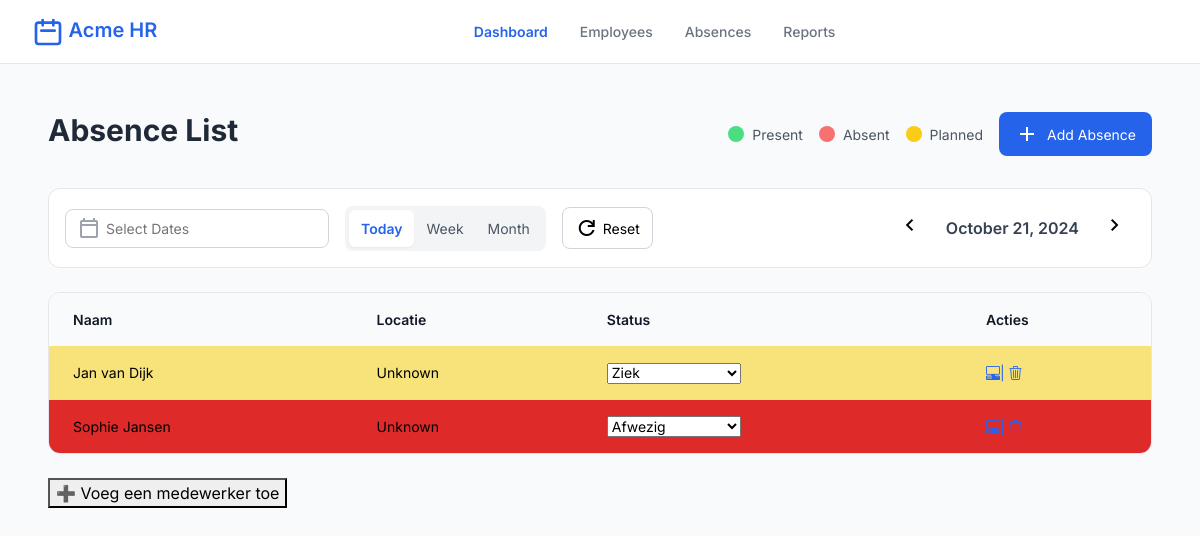
The app's page /dagplanning.php, older data.
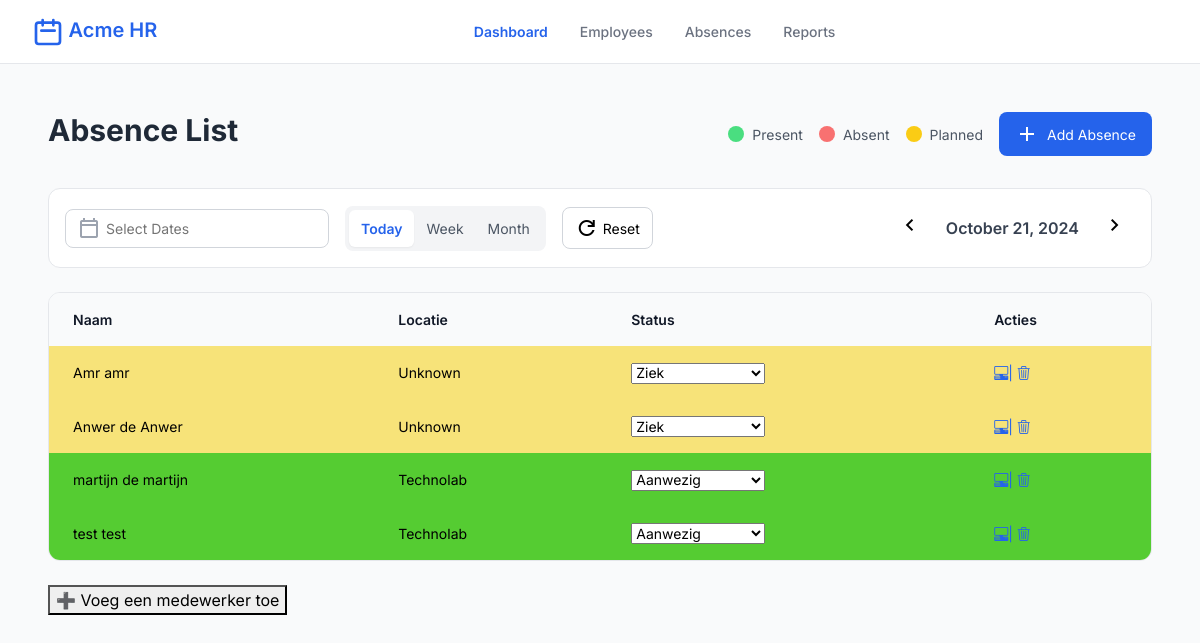
The same page, newer data.
### tables this page shows
CREATE TABLE `werknemers` (
  `id` int(11) NOT NULL,
  `voornaam` varchar(50) NOT NULL,
  `tussenvoegsel` varchar(20) DEFAULT NULL,
  `achternaam` varchar(50) NOT NULL,
  `email` varchar(100) NOT NULL,
  `werkdag_ma` tinyint(1) DEFAULT 0,
  `werkdag_di` tinyint(1) DEFAULT 0,
  `werkdag_wo` tinyint(1) DEFAULT 0,
  `werkdag_do` tinyint(1) DEFAULT 0,
  `werkdag_vr` tinyint(1) DEFAULT 0,
  `sector` varchar(50) NOT NULL,
  `BHV` tinyint(1) DEFAULT 0,
  `status` enum('Ziek','Aanwezig','Op de school','Afwezig','Eefetjes Afwezig') DEFAULT 'Aanwezig'
);

### dagplanning.php (the view, shortened to what this page needs)
<?php
try {
    $db = new PDO("mysql:host=localhost;dbname=technolab-dashboard", "root", "");
    $db->setAttribute(PDO::ATTR_ERRMODE, PDO::ERRMODE_EXCEPTION);
} catch (PDOException $e) {
    die("Fout!: " . $e->getMessage());
}
$today = date('N');
if ($today >= 1 && $today <= 5) {
    $db->exec("UPDATE werknemers SET status = 'Afwezig' WHERE status NOT IN ('Ziek','Eefetjes Afwezig','Op de school')");
}
$stmt = $db->query("SELECT id, voornaam, tussenvoegsel, achternaam, status FROM werknemers");
$werknemers = $stmt->fetchAll(PDO::FETCH_ASSOC);
$stmt = $db->query("
    SELECT id, voornaam, tussenvoegsel, achternaam, status
    FROM werknemers
    ORDER BY achternaam ASC, voornaam ASC
");
$werknemers = $stmt->fetchAll(PDO::FETCH_ASSOC);
?>
<!DOCTYPE html>
<html lang="en">
<head>
    <link href="https://cdn.jsdelivr.net/npm/bootstrap@5.3.8/dist/css/bootstrap.min.css" rel="stylesheet">
    <link rel="stylesheet" href="https://cdn.jsdelivr.net/npm/bootstrap-icons@1.13.1/font/bootstrap-icons.min.css">
    <link href="https://cdn.jsdelivr.net/npm/bootstrap@5.3.3/dist/css/bootstrap.min.css" rel="stylesheet">
  <link rel="stylesheet" href="css/dagplanning.css"/>
</head>
<body>
  <div class="app">
    <header class="header">
      <div class="logo-container">
        <a href="#" class="logo-link">
          <svg class="logo-icon" fill="none" stroke="currentColor" viewBox="0 0 24 24"
            xmlns="http://www.w3.org/2000/svg">
            <path d="M8 7V3m8 4V3m-9 8h10M5 21h14a2 2 0 002-2V7a2 2 0 00-2-2H5a2 2 0 00-2 2v12a2 2 0 002 2z"
              stroke-linecap="round" stroke-linejoin="round" stroke-width="2"></path>
          </svg>
          <span class="logo-text">Acme HR</span>
        </a>
      </div>
      <nav class="nav">
        <a href="dagplanning.php"class="active">Dashboard</a>
        <a href="#">Employees</a>
        <a href="absent.php" >Absences</a>
        <a href="#">Reports</a>
      </nav>
      <div class="user-actions">
        <button class="icon-btn">
           </div>
    </header>
    <main class="main">
      <div class="page-header">
        <h1>Absence List</h1>
        <div class="status-legend">
          <div class="status"><span class="dot present"></span>Present</div>
          <div class="status"><span class="dot absent"></span>Absent</div>
          <div class="status"><span class="dot planned"></span>Planned</div>
          <button class="btn-primary">
               <span class="material-symbols-outlined">add</span> Add Absence
          </button>
        </div>
      </div>
      <div class="toolbar">
        <div class="toolbar-left">
          <div class="date-input">
            <span class="material-symbols-outlined icon">calendar_today</span>
            <input type="text" placeholder="Select Dates">
          </div>
          <div class="toggle-group">
            <button class="toggle active">Today</button>
              <a href="week.php"><button class="toggle">Week</button></a>
            <button class="toggle">Month</button>
          </div>
          <button class="btn-secondary">
            <span class="material-symbols-outlined">refresh</span> Reset
          </button>
        </div>
        <div class="toolbar-right">
          <button class="icon-btn"><span class="material-symbols-outlined">chevron_left</span></button>
          <span class="current-date">October 21, 2024</span>
          <button class="icon-btn"><span class="material-symbols-outlined">chevron_right</span></button>
        </div>
      </div>
      <div class="table-container">
        <table>
          <thead>
          <tr>
              <th>Naam</th>
              <th>Locatie</th>
              <th>Status</th>
              <th>Acties</th>
          </tr>
          <tbody>
            <?php if (count($werknemers) > 0): ?>
                <?php foreach ($werknemers as $w): ?>
                    <?php
                    $statusClass = '';
                    if ($w['status'] == 'Aanwezig') {
                        $statusClass = 'status-aanwezig';
                    } elseif ($w['status'] == 'Afwezig') {
                        $statusClass = 'status-afwezig';
                    } elseif ($w['status'] == 'Ziek') {
                        $statusClass = 'status-ziek';
                    } elseif ($w['status'] == 'Op de school') {
                        $statusClass = 'status-opdeschool';
                    } elseif ($w['status'] == 'Eefetjes Afwezig') {
                        $statusClass = 'status-eefetjes';
                    }
                    ?>
                    <tr class="<?= $statusClass ?>">
                        <td>
                            <?= ($w['voornaam'] . ' ' . ($w['tussenvoegsel'] ? $w['tussenvoegsel'].' ' : '') . $w['achternaam']) ?>
                        </td>
                        <td>
                            <?= $w['status'] == 'Aanwezig' ? 'Technolab' : 'Unknown' ?>
                        </td>
                        <td>
                            <form method="post" action="">
                                <select class="filter-elements filter-lists" id="filter-status" name="status" onchange="this.form.submit()">
                                    <option value="Aanwezig" <?= $w['status']=='Aanwezig' ? 'selected' : '' ?>>Aanwezig</option>
                                    <option value="Afwezig" <?= $w['status']=='Afwezig' ? 'selected' : '' ?>>Afwezig</option>
                                    <option value="Ziek" <?= $w['status']=='Ziek' ? 'selected' : '' ?>>Ziek</option>
                                </select>
                            </form>
                        </td>
                        <td>
                            <a href="details.php?id=<?= $w['id'] ?>"><i class="bi bi-pc-display-horizontal"></i>|</a>
                            <a href="?delete=<?= $w['id'] ?>" onclick="return confirm('Weet je zeker dat je deze werknemer wilt verwijderen?');"><i class=" bi bi-trash3"></i></a>
                        </td>
                    </tr>
                <?php endforeach; ?>
            <?php else: ?>
                <tr><td colspan="4">Geen werknemers gevonden</td></tr>
            <?php endif; ?>
          </tbody>
        </table>
      </div>
        <br>
        <a href="add.php">
            <button>➕ Voeg een medewerker toe</button>
        </a>
    </main>
  </div>
</body>
</html>

### css/dagplanning.css (style rules this page uses)
body { font-family: "Inter", sans-serif; background: #f9fafb; color: #1f2937; margin: 0; }
.material-symbols-outlined { font-variation-settings: "FILL" 0, "wght" 400, "GRAD" 0, "opsz" 24; }
.app { display: flex; flex-direction: column; min-height: 100vh; }
.header { position: sticky; top: 0; z-index: 10; display: flex; align-items: center; justify-content: space-between; height: 4rem; background: #fff; border-bottom: 1px solid #e5e7eb; padding: 0 2rem; }
.logo-container { display: flex; align-items: center; gap: 1rem; }
.logo-icon { width: 2rem; height: 2rem; color: #2563eb; }
.logo-text { font-size: 1.25rem; font-weight: 600; }
.nav { display: flex; gap: 2rem; font-size: 0.875rem; font-weight: 500; }
.nav a { color: #6b7280; text-decoration: none; }
.nav .active { font-weight: 600; color: #2563eb; }
.user-actions { display: flex; gap: 1rem; align-items: center; }
.icon-btn { background: none; border: none; padding: 0.5rem; border-radius: 9999px; cursor: pointer; }
.main { flex: 1; background: #f9fafb; padding: 3rem; }
.page-header { display: flex; justify-content: space-between; align-items: center; margin-bottom: 2rem; }
.page-header h1 { font-size: 1.875rem; font-weight: 700; }
.status-legend { display: flex; align-items: center; gap: 1rem; }
.status { display: flex; align-items: center; gap: 0.5rem; font-size: 0.875rem; color: #4b5563; }
.dot { display: inline-block; width: 1rem; height: 1rem; border-radius: 9999px; }
.dot.present { background: #4ade80; }
.dot.absent { background: #f87171; }
.dot.planned { background: #facc15; }
.btn-primary { background: #2563eb; color: #fff; font-size: 0.875rem; padding: 0.625rem 1rem; border: none; border-radius: 0.5rem; display: flex; align-items: center; gap: 0.5rem; cursor: pointer; }
.toolbar { display: flex; justify-content: space-between; background: #fff; border: 1px solid #e5e7eb; border-radius: 0.75rem; padding: 1rem; margin-bottom: 1.5rem; flex-wrap: wrap; gap: 1rem; }
.toolbar-left, .toolbar-right { display: flex; align-items: center; gap: 1rem; }
.date-input { position: relative; }
.date-input .icon { position: absolute; top: 50%; left: 0.75rem; transform: translateY(-50%); color: #9ca3af; }
.date-input input { padding: 0.5rem 0.75rem 0.5rem 2.5rem; border: 1px solid #d1d5db; border-radius: 0.5rem; font-size: 0.875rem; }
.toggle-group { display: flex; background: #f3f4f6; border-radius: 0.5rem; padding: 0.25rem; }
.toggle { background: transparent; border: none; border-radius: 0.375rem; padding: 0.5rem 0.75rem; font-size: 0.875rem; cursor: pointer; color: #4b5563; }
.toggle.active { background: #fff; color: #2563eb; font-weight: 600; box-shadow: 0 1px 2px rgba(0,0,0,0.05); }
.btn-secondary { background: #fff; border: 1px solid #d1d5db; border-radius: 0.5rem; padding: 0.5rem 0.75rem; font-size: 0.875rem; display: flex; align-items: center; gap: 0.25rem; cursor: pointer; }
.current-date { font-weight: 600; color: #374151; }
.table-container { background: #fff; border: 1px solid #e5e7eb; border-radius: 0.75rem; overflow-x: auto; }
table { width: 100%; border-collapse: collapse; }
thead { background: #f9fafb; }
th, td { padding: 1rem 1.5rem; text-align: left; font-size: 0.875rem; }
th { font-weight: 600; color: #111827; }
td { color: #000000; }
a { color: #2563eb; text-decoration: none; }

### dagplanning.php (style rules this page uses)
.status-aanwezig { background-color: #55cc32; }
.status-ziek { background-color: #f7e379; }
.status-afwezig { background-color: #df2a2a; }

Row changes from the older to the newer data that the page shows:
removed werknemers: voornaam "Jan", tussenvoegsel "van", achternaam "Dijk", shows "Unknown", status "Ziek"
removed werknemers: voornaam "Sophie", achternaam "Jansen", shows "Unknown", status "Afwezig"
added werknemers: voornaam "Amr", achternaam "amr", shows "Unknown", status "Ziek"
added werknemers: voornaam "Anwer", tussenvoegsel "de", achternaam "Anwer", shows "Unknown", status "Ziek"
added werknemers: voornaam "martijn", tussenvoegsel "de", achternaam "martijn", shows "Technolab", status "Aanwezig"
added werknemers: voornaam "test", achternaam "test", shows "Technolab", status "Aanwezig"
